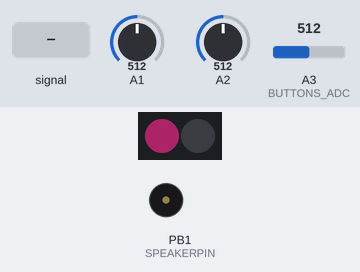
The sketch below on a simulated ATtiny85, built with avr-gcc and run on an emulated ATtiny85. On the bench: 2 RGB LEDs in strip order, left to right, buzzer (waves = sounding). The inputs (shaded band) are chosen by the test bench; at power-on: A3 (BUTTONS_ADC) = 512, A2 = 512, A1 = 512. Dim RGB values are drawn brighter than linear.

Above: at 4.4 s.
4.5 s: A3 (BUTTONS_ADC) fed a 200 Hz sine of ±255 counts around its level
At 4.65 s:
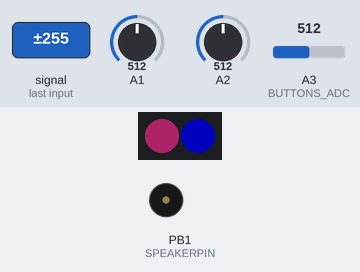
7.5 s: A3 (BUTTONS_ADC) set to 253
9.0 s: A3 (BUTTONS_ADC) set to 225
At 9.3 s:
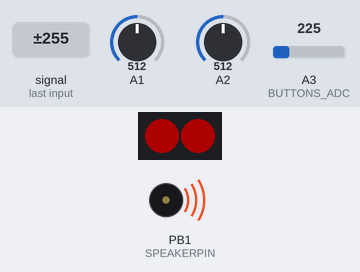
10.5 s: A2 set to 900
At 11.06 s:
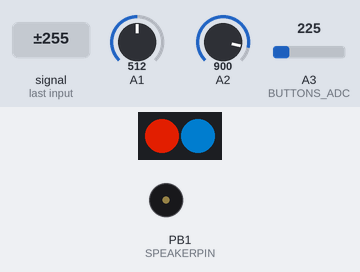
13.5 s: A1 set to 24
At 13.77 s:
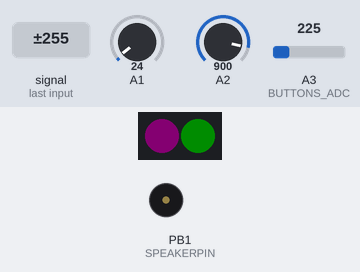
16.5 s: A1 set to 21
At 17.39 s:
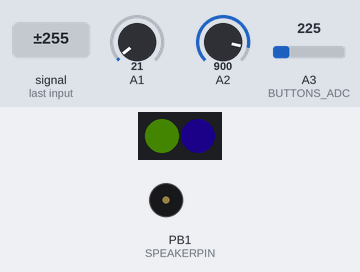
Timing chart, 0 to 28.4 s (numbered marks = the images above; inputs shaded):
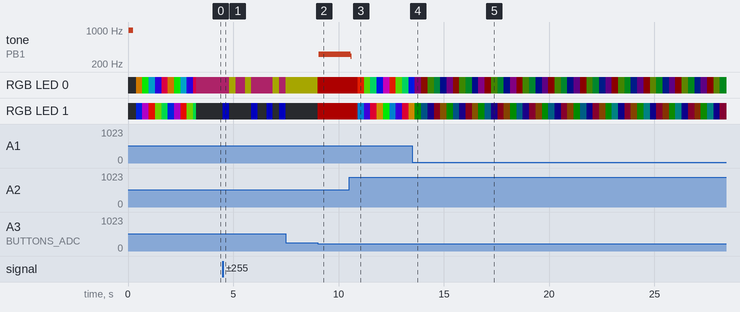

The sketch:

_000_testcomponents_advanced_v05.ino
```cpp
// (licence header left out)
#include <Adafruit_NeoPixel.h>
#ifdef __AVR__
#include <avr/power.h>
#endif

// hardware description / pin connections
#define SPEAKERPIN      1
#define NEOPIXELPIN     0

#define POTI_RIGHT     A1
#define POTI_LEFT      A2
#define BUTTONS_ADC    A3

#define NUMPIXELS      2

Adafruit_NeoPixel pixels = Adafruit_NeoPixel(NUMPIXELS, NEOPIXELPIN, NEO_GRB + NEO_KHZ800);

// hardware calibration
#define Vbutton_left   380
#define Vbutton_right  300
#define Vbutton_both   240
#define Vcc            37 // 3.7 V for LiPo
#define Vdiv           26 // measure max Voltage on Analog In

// fast pin access
#define AUDIOPIN (1<<SPEAKERPIN)
#define PINLOW (PORTB&=~AUDIOPIN)
#define PINHIGH (PORTB|=AUDIOPIN)

void playSound(long freq_Hz, long duration_ms)
{
  uint16_t n;
  uint32_t delayTime_us;
  uint32_t counts;

  delayTime_us = 1000000UL / freq_Hz / 2;
  counts = duration_ms * 1000 / delayTime_us;

  for (n = 0; n < counts; n++)
  {
    PINHIGH;
    delayMicroseconds(delayTime_us);
    PINLOW;
    delayMicroseconds(delayTime_us);
  }
}

void setup()
{
#if defined (__AVR_ATtiny85__)
  if (F_CPU == 16000000) clock_prescale_set(clock_div_1);
#endif

  pixels.begin(); // This initializes the NeoPixel library.
  pixels.setBrightness(80);

  pinMode(SPEAKERPIN, OUTPUT);
  //analogReference( INTERNAL2V56 );
  playSound(1000, 100); // beep
  rainbowCycle(4, 2);
}


/*
  uint8_t getButton()
  return value:
  1: left button pressed
  2: right button pressed
  3: both buttons pressed
  ADC values
  no button:512, left:341, right:248, both:200
*/


uint8_t getButton()
{
  uint8_t button = 0;
  if (analogRead(BUTTONS_ADC) < Vbutton_left) button = 1;
  if (analogRead(BUTTONS_ADC) < Vbutton_right) button = 2;
  if (analogRead(BUTTONS_ADC) < Vbutton_both) button = 3;

  return button;
}

void displayBinrayValue(uint16_t value, uint32_t color)
{
  uint8_t n;
  for (n = 0; n < NUMPIXELS; n++)
  {
    if (value & (1 << n)) pixels.setPixelColor(n, color);
    //else pixels.setPixelColor(n,0); // off
  }
}

void setColorAllPixel(uint32_t color)
{
  uint8_t n;
  for (n = 0; n < NUMPIXELS; n++)
  {
    pixels.setPixelColor(n, 0); // off
  }
}

void setColorLeftPixel(uint16_t numberPix, uint8_t colorR, uint8_t colorG, uint8_t colorB)
{
  uint8_t n;

  for (n = 0; n < numberPix; n++)
  {
    pixels.setPixelColor(n, pixels.Color(colorR, colorG, colorB));
  }

}

void setColorRightPixel(uint16_t numberPix, uint8_t colorR, uint8_t colorG, uint8_t colorB)
{
  uint8_t n;
  for (n = NUMPIXELS; n >= NUMPIXELS - numberPix; n--)
  {
    pixels.setPixelColor(n, pixels.Color(colorR, colorG, colorB)); // off
  }
}

// scaled the adc of the 8BitMixTape voltage divider
// to a return value in range: 0..1023
uint16_t analogReadScaled(uint8_t channel)
{
  uint16_t value = analogRead(channel);
  value = value * Vcc / Vdiv;
  if (value > 1023) value = 1023;
  return value;
}

void loop()
{
  pixels.setBrightness(255);
  uint16_t p1 = 1023 - analogReadScaled(POTI_LEFT);
  uint16_t p2 = analogReadScaled(POTI_RIGHT);

  setColorAllPixel(0); // pixels off

  setColorLeftPixel ((p2 >> 9), 50, 10, 30);
  setColorRightPixel((p1 >> 9), 0, 60, 0);

  uint8_t x = getButton();
  if (x == 1) pixels.setPixelColor(1, pixels.Color(0, 0, 80));
  if (x == 2) pixels.setPixelColor(0, pixels.Color(40, 40, 0));

  if (x == 3) {
    pixels.setPixelColor(1, pixels.Color(50, 0, 0));
    pixels.setPixelColor(0, pixels.Color(50, 0, 0));
    pixels.show(); // This sends the updated pixel color to the hardware.
    playSound(p1 + 20, (p2 / 5) + 10);
  }

  if (x == 3 && p1 < 80) {
    pixels.setBrightness(80);
    rainbowCycle(10, 10);
  }

  pixels.show(); // This sends the updated pixel color to the hardware.
}

void rainbowCycle(uint8_t wait, uint8_t rounds) {
  uint16_t i, j;

  for (j = 0; j < 256 * rounds; j++) { // 5 cycles of all colors on wheel
    for (i = 0; i < pixels.numPixels(); i++) {
      pixels.setPixelColor(i, Wheel(((i * 256 / pixels.numPixels()) + j) & 255));
    }
    uint16_t brightosiech = analogReadScaled(POTI_RIGHT)>>2;
    uint16_t speedosiech = analogReadScaled(POTI_LEFT)>>7;
    pixels.setBrightness(brightosiech+5);
    pixels.show();
    delay(5);
  }
}

// Input a value 0 to 255 to get a color value.
// The colours are a transition r - g - b - back to r.
uint32_t Wheel(byte WheelPos) {
  WheelPos = 255 - WheelPos;
  if (WheelPos < 85) {
    return pixels.Color(255 - WheelPos * 3, 0, WheelPos * 3);
  }
  if (WheelPos < 170) {
    WheelPos -= 85;
    return pixels.Color(0, WheelPos * 3, 255 - WheelPos * 3);
  }
  WheelPos -= 170;
  return pixels.Color(WheelPos * 3, 255 - WheelPos * 3, 0);
}
```

Measured:
- the behaviour switches between 240 and 239 on A3 (BUTTONS_ADC) (found by bisection; images 1 and 2)
- the behaviour switches between 23 and 22 on A1 (found by bisection; images 4 and 5)
- after the input at 4.5 s, RGB LED 0: goes RGB(40, 40, 0) 0.30 s, RGB(50, 10, 30) 0.45 s, RGB(40, 40, 0) 0.30 s, RGB(50, 10, 30) 1.0 s, RGB(40, 40, 0) 0.30 s, then RGB(50, 10, 30), starting after 0.30 s; RGB LED 1: off → RGB(0, 0, 80) at once, → off 0.30 s later, → RGB(0, 0, 80) 1.1 s later, → off 0.30 s later, … (8 changes in this stretch)
- after the input at 9.0 s, tone on PB1 (SPEAKERPIN): silent → 315 Hz after 0.05 s; RGB LED 0: RGB(40, 40, 0) → RGB(50, 0, 0) at once; RGB LED 1: off → RGB(50, 0, 0) at once
- after the input at 10.5 s, tone on PB1 (SPEAKERPIN): 315 Hz → 289 Hz after 0.07 s, → silent 0.04 s later; RGB LED 0: RGB(50, 0, 0) → RGB(165, 22, 0) after 0.41 s, → RGB(52, 134, 0) 0.30 s later, → RGB(0, 127, 59) 0.30 s later, → RGB(0, 15, 171) 0.30 s later, … (9 changes in this stretch)
